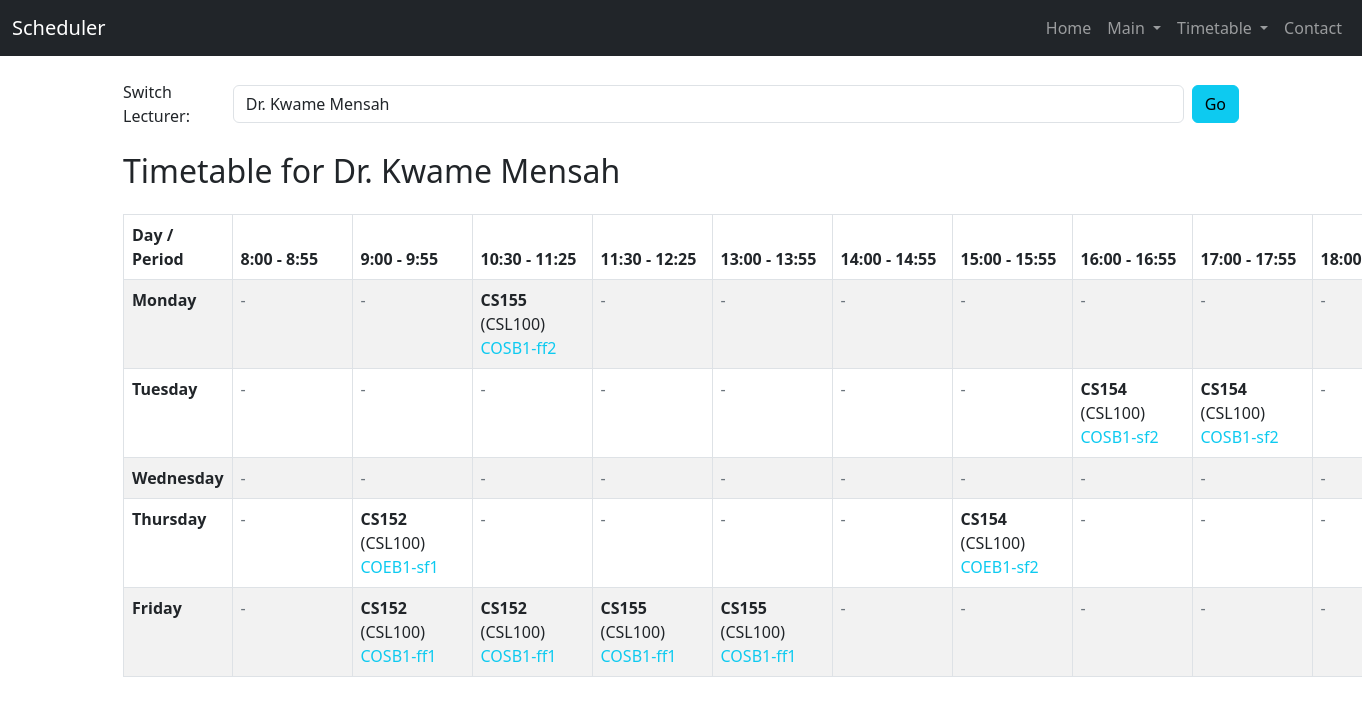
The page /timetable/lecturer_timetable/259/ on the database its author committed.
### Timetable/models.py (models this page shows, shortened)
class Lecturer(models.Model):
    name = models.CharField(max_length=100)
    department = models.ForeignKey(Department, on_delete=models.CASCADE)
    staff_id = models.CharField(max_length=20, unique=True, db_index=True, null=True, blank=True)
    availability = models.JSONField(blank=True, null=True)  # For regular teaching availability
    proctor_availability = models.JSONField(blank=True, null=True)  # For exam proctoring availability
    is_proctor = models.BooleanField(default=False)
    max_courses = models.PositiveIntegerField(default=4)
    is_active = models.BooleanField(default=True)
    class Meta:
        ordering = ['name']

class Course(models.Model):
    code = models.CharField(max_length=20, unique=True)
    title = models.CharField(max_length=200)
    course_type = models.ForeignKey(CourseType, on_delete=models.CASCADE)
    department = models.ForeignKey(Department, on_delete=models.CASCADE)
    credit_hours = models.PositiveIntegerField()
    enrollment = models.PositiveIntegerField()
    lecturers = models.ManyToManyField(Lecturer, related_name='courses')
    classes = models.ManyToManyField(Class, related_name='courses')
    requires_lab = models.BooleanField(default=False)
    lab_type = models.ForeignKey(LabType, on_delete=models.SET_NULL, null=True, blank=True)
    class Meta:
        ordering = ['code']

class Class(models.Model):
    code = models.CharField(max_length=20, unique=True)
    name = models.CharField(max_length=100, blank=True, null=True)
    department = models.ForeignKey(Department, on_delete=models.CASCADE)
    level = models.PositiveIntegerField()
    size = models.PositiveIntegerField()
    class Meta:
        verbose_name_plural = "Classes"
        ordering = ['code']

class Room(models.Model):
    code = models.CharField(max_length=20, unique=True)
    building = models.ForeignKey(Building, on_delete=models.CASCADE)
    room_type = models.ForeignKey(RoomType, on_delete=models.CASCADE)
    lab_type = models.ForeignKey(LabType, on_delete=models.SET_NULL, blank=True, null=True)
    capacity = models.PositiveIntegerField()
    dimensions = models.CharField(max_length=20)
    max_courses = models.PositiveIntegerField(default=1)
    proctors_required = models.PositiveIntegerField(default=1)
    is_overflow = models.BooleanField(default=False)
    class Meta:
        ordering = ['code']

### Timetable/views.py (the view)
# urls.py: path('lecturer_timetable/<int:lecturer_id>/', views.lecturer_timetable, name='lecturer_timetable'),
def lecturer_timetable(request, lecturer_id):
    try:
        lecturer = Lecturer.objects.get(id=lecturer_id)
    except Lecturer.DoesNotExist:
        raise Http404("Lecturer not found")
    lecturers = Lecturer.objects.all()
    days = ['Monday', 'Tuesday', 'Wednesday', 'Thursday', 'Friday']
    periods = [
        '8:00 - 8:55', '9:00 - 9:55', '10:30 - 11:25', '11:30 - 12:25',
        '13:00 - 13:55', '14:00 - 14:55', '15:00 - 15:55',
        '16:00 - 16:55', '17:00 - 17:55', '18:00 - 18:55'
    ]
    schedules = LectureSchedule.objects.filter(lecturer=lecturer)
    grid = {day: {period: [] for period in periods} for day in days}
    for sched in schedules:
        grid[sched.day][sched.period].append({
            'course': sched.course.code,
            'class': sched.program_class.code if sched.program_class else '',
            'room': sched.room.code if sched.room else '',
        })
    return render(request, 'timetable/lecturer_timetable.html', {
        'lecturer': lecturer,
        'lecturers': lecturers,
        'days': days,
        'periods': periods,
        'grid': grid,
    })

### Scheduler/templatetags/dict_extras.py (called while the page is built)
@register.filter
def dict_chain_get(d, key):
    return d.get(key)

### templates/timetable/lecturer_timetable.html (shortened to what this page needs)
{% extends 'home/base.html' %}
{% load dict_extras %}
{% block content %}
<div class="mb-4">
  <form class="form-inline d-flex align-items-center">
    <label for="lecturer_select" class="me-2">Switch Lecturer:</label>
    <select id="lecturer_select" class="form-control me-2">
      {% for l in lecturers %}
        <option value="{{ l.id }}" {% if l.id == lecturer.id %}selected{% endif %}>{{ l.name }}</option>
      {% endfor %}
    </select>
    <button type="button" class="btn btn-info" onclick="window.location.href='{% url 'lecturer_timetable' 0 %}'.replace('0', document.getElementById('lecturer_select').value)">Go</button>
  </form>
</div>
<h2 class="mb-4">Timetable for {{ lecturer.name }}</h2>
<table class="table table-bordered table-striped">
    <thead>
        <tr>
            <th>Day / Period</th>
            {% for period in periods %}
                <th>{{ period }}</th>
            {% endfor %}
        </tr>
    </thead>
    <tbody>
        {% for day in days %}
        <tr>
            <th>{{ day }}</th>
            {% for period in periods %}
            <td style="min-width: 120px;">
                {% for entry in grid|dict_chain_get:day|dict_chain_get:period %}
                    <div><strong>{{ entry.course }}</strong> ({{ entry.class }})<br>
                    <span class="text-info">{{ entry.room }}</span></div>
                {% empty %}
                    <span class="text-secondary">-</span>
                {% endfor %}
            </td>
            {% endfor %}
        </tr>
        {% endfor %}
    </tbody>
</table>
{% endblock %}

### rows shown on the page
Lecturer: name "Dr. Kwame Mensah"
Course: course "CS155" "CS155" "CS155"
Class: class "CSL100" "CSL100" "CSL100" "CSL100" "CSL100" "CSL100" "CSL100" "CSL100" "CSL100"
Room: room "COSB1-ff2"
Course: course "CS154" "CS154" "CS154"
Room: room "COSB1-sf2" "COSB1-sf2"
Course: course "CS152" "CS152" "CS152"
Room: room "COEB1-sf1"
Room: room "COEB1-sf2"
Room: room "COSB1-ff1" "COSB1-ff1" "COSB1-ff1" "COSB1-ff1"

### other values the page prints
{{ period }} "8:00 - 8:55" "9:00 - 9:55" "10:30 - 11:25" "11:30 - 12:25" "13:00 - 13:55" "14:00 - 14:55" "15:00 - 15:55" "16:00 - 16:55" "17:00 - 17:55" "18:00…"
{{ day }} "Monday" "Tuesday" "Wednesday" "Thursday" "Friday"
form field value "Dr. Kwame Mensah"
